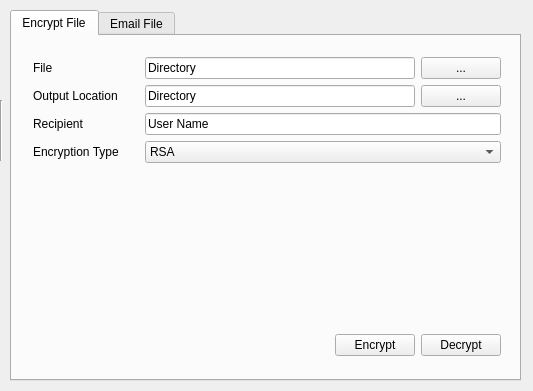
<?xml version="1.0" encoding="UTF-8"?>
<ui version="4.0">
 <class>calc</class>
 <widget class="QWidget" name="calc">
  <property name="geometry">
   <rect>
    <x>0</x>
    <y>0</y>
    <width>533</width>
    <height>391</height>
   </rect>
  </property>
  <property name="windowTitle">
   <string>calc</string>
  </property>
  <widget class="QTabWidget" name="tabWidget">
   <property name="geometry">
    <rect>
     <x>10</x>
     <y>10</y>
     <width>511</width>
     <height>371</height>
    </rect>
   </property>
   <property name="currentIndex">
    <number>0</number>
   </property>
   <widget class="QWidget" name="tab">
    <attribute name="title">
     <string>Encrypt File</string>
    </attribute>
    <widget class="QWidget" name="verticalLayoutWidget">
     <property name="geometry">
      <rect>
       <x>10</x>
       <y>10</y>
       <width>490</width>
       <height>321</height>
      </rect>
     </property>
     <layout class="QVBoxLayout" name="verticalLayout">
      <item>
       <layout class="QHBoxLayout" name="horizontalLayout_6">
        <item>
         <layout class="QVBoxLayout" name="verticalLayout_2">
          <item>
           <widget class="QLabel" name="label">
            <property name="text">
             <string>File</string>
            </property>
           </widget>
          </item>
          <item>
           <widget class="QLabel" name="label_2">
            <property name="text">
             <string>Output Location</string>
            </property>
           </widget>
          </item>
          <item>
           <widget class="QLabel" name="label_3">
            <property name="text">
             <string>Recipient</string>
            </property>
           </widget>
          </item>
          <item>
           <widget class="QLabel" name="label_4">
            <property name="text">
             <string>Encryption Type</string>
            </property>
           </widget>
          </item>
         </layout>
        </item>
        <item>
         <spacer name="horizontalSpacer_2">
          <property name="orientation">
           <enum>Qt::Horizontal</enum>
          </property>
          <property name="sizeType">
           <enum>QSizePolicy::Fixed</enum>
          </property>
          <property name="sizeHint" stdset="0">
           <size>
            <width>20</width>
            <height>20</height>
           </size>
          </property>
         </spacer>
        </item>
        <item>
         <layout class="QVBoxLayout" name="verticalLayout_3">
          <item>
           <layout class="QHBoxLayout" name="horizontalLayout">
            <item>
             <widget class="QLineEdit" name="lineEdit">
              <property name="text">
               <string>Directory</string>
              </property>
             </widget>
            </item>
            <item>
             <widget class="QPushButton" name="pushButton_4">
              <property name="minimumSize">
               <size>
                <width>0</width>
                <height>0</height>
               </size>
              </property>
              <property name="baseSize">
               <size>
                <width>0</width>
                <height>0</height>
               </size>
              </property>
              <property name="text">
               <string>...</string>
              </property>
             </widget>
            </item>
           </layout>
          </item>
          <item>
           <layout class="QHBoxLayout" name="horizontalLayout_2">
            <item>
             <widget class="QLineEdit" name="lineEdit_2">
              <property name="text">
               <string>Directory</string>
              </property>
             </widget>
            </item>
            <item>
             <widget class="QPushButton" name="pushButton_5">
              <property name="text">
               <string>...</string>
              </property>
             </widget>
            </item>
           </layout>
          </item>
          <item>
           <widget class="QLineEdit" name="lineEdit_3">
            <property name="text">
             <string>User Name</string>
            </property>
           </widget>
          </item>
          <item>
           <widget class="QComboBox" name="comboBox">
            <property name="currentText">
             <string>RSA</string>
            </property>
            <item>
             <property name="text">
              <string>RSA</string>
             </property>
            </item>
            <item>
             <property name="text">
              <string>ECC</string>
             </property>
            </item>
           </widget>
          </item>
         </layout>
        </item>
       </layout>
      </item>
      <item>
       <layout class="QHBoxLayout" name="horizontalLayout_4">
        <item>
         <spacer name="verticalSpacer">
          <property name="orientation">
           <enum>Qt::Vertical</enum>
          </property>
          <property name="sizeHint" stdset="0">
           <size>
            <width>20</width>
            <height>40</height>
           </size>
          </property>
         </spacer>
        </item>
       </layout>
      </item>
      <item>
       <layout class="QHBoxLayout" name="horizontalLayout_5">
        <item>
         <spacer name="horizontalSpacer">
          <property name="orientation">
           <enum>Qt::Horizontal</enum>
          </property>
          <property name="sizeHint" stdset="0">
           <size>
            <width>50</width>
            <height>0</height>
           </size>
          </property>
         </spacer>
        </item>
        <item>
         <widget class="QPushButton" name="pushButton">
          <property name="text">
           <string>Encrypt</string>
          </property>
         </widget>
        </item>
        <item>
         <widget class="QPushButton" name="pushButton_2">
          <property name="text">
           <string>Decrypt</string>
          </property>
         </widget>
        </item>
       </layout>
      </item>
     </layout>
    </widget>
   </widget>
   <widget class="QWidget" name="tab_2">
    <attribute name="title">
     <string>Email File</string>
    </attribute>
    <widget class="QWidget" name="verticalLayoutWidget_2">
     <property name="geometry">
      <rect>
       <x>10</x>
       <y>10</y>
       <width>491</width>
       <height>321</height>
      </rect>
     </property>
     <layout class="QVBoxLayout" name="verticalLayout_4">
      <item>
       <layout class="QHBoxLayout" name="horizontalLayout_10">
        <item>
         <layout class="QVBoxLayout" name="verticalLayout_7">
          <item>
           <widget class="QLabel" name="label_8">
            <property name="text">
             <string>File</string>
            </property>
           </widget>
          </item>
          <item>
           <widget class="QLabel" name="label_11">
            <property name="text">
             <string>Encryption Type</string>
            </property>
           </widget>
          </item>
         </layout>
        </item>
        <item>
         <spacer name="horizontalSpacer_5">
          <property name="orientation">
           <enum>Qt::Horizontal</enum>
          </property>
          <property name="sizeType">
           <enum>QSizePolicy::Fixed</enum>
          </property>
          <property name="sizeHint" stdset="0">
           <size>
            <width>20</width>
            <height>20</height>
           </size>
          </property>
         </spacer>
        </item>
        <item>
         <layout class="QVBoxLayout" name="verticalLayout_8">
          <item>
           <layout class="QHBoxLayout" name="horizontalLayout_11">
            <item>
             <widget class="QLineEdit" name="lineEdit_7">
              <property name="text">
               <string>Directory</string>
              </property>
             </widget>
            </item>
            <item>
             <widget class="QPushButton" name="pushButton_6">
              <property name="text">
               <string>...</string>
              </property>
             </widget>
            </item>
           </layout>
          </item>
          <item>
           <layout class="QHBoxLayout" name="horizontalLayout_3"/>
          </item>
          <item>
           <widget class="QComboBox" name="comboBox_2">
            <property name="currentText">
             <string>RSA</string>
            </property>
            <item>
             <property name="text">
              <string>RSA</string>
             </property>
            </item>
            <item>
             <property name="text">
              <string>ECC</string>
             </property>
            </item>
           </widget>
          </item>
         </layout>
        </item>
       </layout>
      </item>
      <item>
       <spacer name="verticalSpacer_3">
        <property name="orientation">
         <enum>Qt::Vertical</enum>
        </property>
        <property name="sizeHint" stdset="0">
         <size>
          <width>20</width>
          <height>40</height>
         </size>
        </property>
       </spacer>
      </item>
      <item>
       <layout class="QHBoxLayout" name="horizontalLayout_7">
        <item>
         <layout class="QVBoxLayout" name="verticalLayout_5">
          <item>
           <widget class="QLabel" name="label_5">
            <property name="text">
             <string>Hostname</string>
            </property>
           </widget>
          </item>
          <item>
           <widget class="QLabel" name="label_6">
            <property name="text">
             <string>Username</string>
            </property>
           </widget>
          </item>
          <item>
           <widget class="QLabel" name="label_7">
            <property name="text">
             <string>Password</string>
            </property>
           </widget>
          </item>
          <item>
           <widget class="QLabel" name="label_12">
            <property name="text">
             <string>Recipient</string>
            </property>
           </widget>
          </item>
         </layout>
        </item>
        <item>
         <spacer name="horizontalSpacer_3">
          <property name="orientation">
           <enum>Qt::Horizontal</enum>
          </property>
          <property name="sizeType">
           <enum>QSizePolicy::Fixed</enum>
          </property>
          <property name="sizeHint" stdset="0">
           <size>
            <width>20</width>
            <height>20</height>
           </size>
          </property>
         </spacer>
        </item>
        <item>
         <layout class="QVBoxLayout" name="verticalLayout_6">
          <item>
           <widget class="QLineEdit" name="lineEdit_4">
            <property name="text">
             <string>Name</string>
            </property>
           </widget>
          </item>
          <item>
           <widget class="QLineEdit" name="lineEdit_5">
            <property name="text">
             <string>Name</string>
            </property>
           </widget>
          </item>
          <item>
           <widget class="QLineEdit" name="lineEdit_6">
            <property name="text">
             <string>Password</string>
            </property>
           </widget>
          </item>
          <item>
           <widget class="QLineEdit" name="lineEdit_10">
            <property name="text">
             <string>Target Email</string>
            </property>
           </widget>
          </item>
         </layout>
        </item>
       </layout>
      </item>
      <item>
       <layout class="QHBoxLayout" name="horizontalLayout_8">
        <item>
         <spacer name="verticalSpacer_2">
          <property name="orientation">
           <enum>Qt::Vertical</enum>
          </property>
          <property name="sizeHint" stdset="0">
           <size>
            <width>20</width>
            <height>40</height>
           </size>
          </property>
         </spacer>
        </item>
       </layout>
      </item>
      <item>
       <layout class="QHBoxLayout" name="horizontalLayout_9">
        <item>
         <spacer name="horizontalSpacer_4">
          <property name="orientation">
           <enum>Qt::Horizontal</enum>
          </property>
          <property name="sizeHint" stdset="0">
           <size>
            <width>50</width>
            <height>0</height>
           </size>
          </property>
         </spacer>
        </item>
        <item>
         <widget class="QPushButton" name="pushButton_3">
          <property name="text">
           <string>Email</string>
          </property>
         </widget>
        </item>
       </layout>
      </item>
     </layout>
    </widget>
   </widget>
  </widget>
  <widget class="Line" name="line">
   <property name="geometry">
    <rect>
     <x>0</x>
     <y>100</y>
     <width>3</width>
     <height>61</height>
    </rect>
   </property>
   <property name="orientation">
    <enum>Qt::Vertical</enum>
   </property>
  </widget>
 </widget>
 <layoutdefault spacing="6" margin="11"/>
 <resources/>
 <connections/>
</ui>
